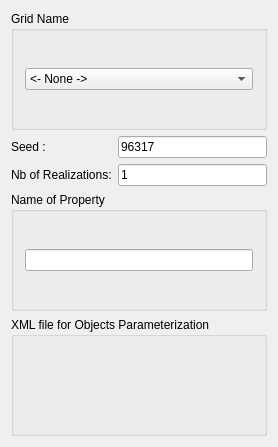
<?xml version="1.0" encoding="UTF-8"?>
<ui version="4.0">
 <class>Tetris</class>
 <widget class="QWidget" name="Tetris">
  <property name="enabled">
   <bool>true</bool>
  </property>
  <property name="geometry">
   <rect>
    <x>0</x>
    <y>0</y>
    <width>278</width>
    <height>447</height>
   </rect>
  </property>
  <property name="windowTitle">
   <string>TI Generator</string>
  </property>
  <property name="AlgorithmCategory" stdset="0">
   <string>Training Image</string>
  </property>
  <property name="AlgorithmDescription" stdset="0">
   <string>Training Image Generation</string>
  </property>
  <layout class="QVBoxLayout" name="verticalLayout_4">
   <item>
    <widget class="QGroupBox" name="GroupBox3">
     <property name="title">
      <string>Grid Name</string>
     </property>
     <layout class="QVBoxLayout" name="verticalLayout">
      <item>
       <widget class="GridSelector" name="Grid">
        <item>
         <property name="text">
          <string>&lt;- None -&gt;</string>
         </property>
        </item>
       </widget>
      </item>
     </layout>
    </widget>
   </item>
   <item>
    <layout class="QGridLayout" name="gridLayout">
     <item row="0" column="0">
      <widget class="QLabel" name="label">
       <property name="text">
        <string>Seed : </string>
       </property>
      </widget>
     </item>
     <item row="0" column="1">
      <widget class="QLineEdit" name="Seed">
       <property name="text">
        <string>96317</string>
       </property>
      </widget>
     </item>
     <item row="1" column="0">
      <widget class="QLabel" name="label_2">
       <property name="text">
        <string>Nb of Realizations:</string>
       </property>
      </widget>
     </item>
     <item row="1" column="1">
      <widget class="QLineEdit" name="Nb_Realizations">
       <property name="text">
        <string>1</string>
       </property>
      </widget>
     </item>
    </layout>
   </item>
   <item>
    <widget class="QGroupBox" name="groupBox">
     <property name="title">
      <string>Name of Property</string>
     </property>
     <layout class="QVBoxLayout" name="verticalLayout_2">
      <item>
       <widget class="QLineEdit" name="Property"/>
      </item>
     </layout>
    </widget>
   </item>
   <item>
    <widget class="QGroupBox" name="groupBox_2">
     <property name="title">
      <string>XML file for Objects Parameterization</string>
     </property>
     <layout class="QVBoxLayout" name="verticalLayout_3">
      <item>
       <widget class="TetrisInterface" name="XmlFile"/>
      </item>
     </layout>
    </widget>
   </item>
  </layout>
 </widget>
 <layoutdefault spacing="6" margin="11"/>
 <pixmapfunction>qPixmapFromMimeSource</pixmapfunction>
 <customwidgets>
  <customwidget>
   <class>GridSelector</class>
   <extends>QComboBox</extends>
   <header>GsTLAppli/extra/qtplugins/selectors.h</header>
  </customwidget>
  <customwidget>
   <class>TetrisInterface</class>
   <extends>QWidget</extends>
   <header>TetrisXmlMaker/TetrisInterface.h</header>
  </customwidget>
 </customwidgets>
 <includes>
  <include location="local">gstlgroupbox.h</include>
  <include location="local">orderedpropertyselector.h</include>
  <include location="local">multipropertyselector.h</include>
  <include location="local">gridselector.h</include>
  <include location="local">gstlgroupbox.h</include>
 </includes>
 <resources/>
 <connections>
  <connection>
   <sender>Grid</sender>
   <signal>activated(QString)</signal>
   <receiver>XmlFile</receiver>
   <slot>slotGridNameChanged(QString)</slot>
   <hints>
    <hint type="sourcelabel">
     <x>138</x>
     <y>43</y>
    </hint>
    <hint type="destinationlabel">
     <x>138</x>
     <y>319</y>
    </hint>
   </hints>
  </connection>
 </connections>
</ui>
